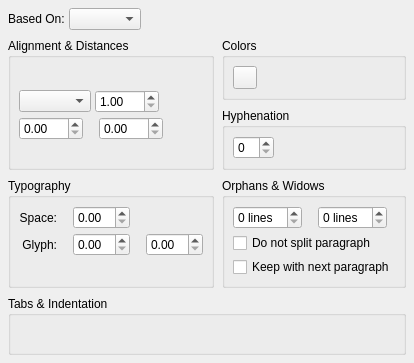
     <widget class="QWidget" name="tab">
      <attribute name="title">
       <string>Properties</string>
      </attribute>
      <layout class="QVBoxLayout" name="verticalLayout_8" stretch="0,0,0,1">
       <property name="spacing">
        <number>8</number>
       </property>
       <property name="leftMargin">
        <number>8</number>
       </property>
       <property name="topMargin">
        <number>8</number>
       </property>
       <property name="rightMargin">
        <number>8</number>
       </property>
       <property name="bottomMargin">
        <number>8</number>
       </property>
       <item>
        <layout class="QHBoxLayout">
         <property name="spacing">
          <number>4</number>
         </property>
         <item>
          <widget class="QLabel" name="parentLabel">
           <property name="text">
            <string>Based On:</string>
           </property>
           <property name="wordWrap">
            <bool>false</bool>
           </property>
          </widget>
         </item>
         <item>
          <widget class="QComboBox" name="parentCombo">
           <property name="toolTip">
            <string>Parent Style</string>
           </property>
           <property name="sizeAdjustPolicy">
            <enum>QComboBox::SizeAdjustPolicy::AdjustToContents</enum>
           </property>
          </widget>
         </item>
         <item>
          <spacer name="horizontalSpacer_10">
           <property name="orientation">
            <enum>Qt::Orientation::Horizontal</enum>
           </property>
           <property name="sizeHint" stdset="0">
            <size>
             <width>0</width>
             <height>20</height>
            </size>
           </property>
          </spacer>
         </item>
        </layout>
       </item>
       <item>
        <layout class="QGridLayout" name="gridLayout">
         <item row="0" column="1">
          <widget class="QGroupBox" name="smColorGroup">
           <property name="title">
            <string>Colors</string>
           </property>
           <layout class="QVBoxLayout" name="verticalLayout_4">
            <property name="spacing">
             <number>4</number>
            </property>
            <property name="leftMargin">
             <number>8</number>
            </property>
            <property name="topMargin">
             <number>8</number>
            </property>
            <property name="rightMargin">
             <number>8</number>
            </property>
            <property name="bottomMargin">
             <number>8</number>
            </property>
            <item>
             <layout class="QHBoxLayout" name="smColorGroupLayout">
              <property name="spacing">
               <number>16</number>
              </property>
              <item>
               <widget class="SMColorButton" name="backgroundColor">
                <property name="text">
                 <string/>
                </property>
               </widget>
              </item>
              <item>
               <spacer name="horizontalSpacer_12">
                <property name="orientation">
                 <enum>Qt::Orientation::Horizontal</enum>
                </property>
                <property name="sizeHint" stdset="0">
                 <size>
                  <width>0</width>
                  <height>20</height>
                 </size>
                </property>
               </spacer>
              </item>
             </layout>
            </item>
            <item>
             <spacer name="verticalSpacer_6">
              <property name="orientation">
               <enum>Qt::Orientation::Vertical</enum>
              </property>
              <property name="sizeHint" stdset="0">
               <size>
                <width>20</width>
                <height>0</height>
               </size>
              </property>
             </spacer>
            </item>
           </layout>
          </widget>
         </item>
         <item row="1" column="1">
          <widget class="QGroupBox" name="groupBox">
           <property name="title">
            <string>Hyphenation</string>
           </property>
           <layout class="QVBoxLayout" name="verticalLayout_7">
            <property name="spacing">
             <number>4</number>
            </property>
            <property name="leftMargin">
             <number>8</number>
            </property>
            <property name="topMargin">
             <number>8</number>
            </property>
            <property name="rightMargin">
             <number>8</number>
            </property>
            <property name="bottomMargin">
             <number>8</number>
            </property>
            <item>
             <layout class="QHBoxLayout" name="horizontalLayout_3" stretch="0,1">
              <item>
               <widget class="FormWidget" name="consecutiveHyphenLabel">
                <property name="sizePolicy">
                 <sizepolicy hsizetype="Preferred" vsizetype="Minimum">
                  <horstretch>0</horstretch>
                  <verstretch>0</verstretch>
                 </sizepolicy>
                </property>
                <property name="label" stdset="0">
                 <string/>
                </property>
                <layout class="QHBoxLayout" name="horizontalLayout_10">
                 <property name="leftMargin">
                  <number>0</number>
                 </property>
                 <property name="topMargin">
                  <number>0</number>
                 </property>
                 <property name="rightMargin">
                  <number>0</number>
                 </property>
                 <property name="bottomMargin">
                  <number>0</number>
                 </property>
                 <item>
                  <widget class="SMSpinBox" name="maxConsecutiveCountSpinBox">
                   <property name="toolTip">
                    <string>Maximum number of Hyphenations following each other.
A value of 0 means unlimited hyphenations.</string>
                   </property>
                  </widget>
                 </item>
                </layout>
               </widget>
              </item>
              <item>
               <spacer name="horizontalSpacer_5">
                <property name="orientation">
                 <enum>Qt::Orientation::Horizontal</enum>
                </property>
                <property name="sizeHint" stdset="0">
                 <size>
                  <width>0</width>
                  <height>20</height>
                 </size>
                </property>
               </spacer>
              </item>
             </layout>
            </item>
            <item>
             <spacer name="verticalSpacer_7">
              <property name="orientation">
               <enum>Qt::Orientation::Vertical</enum>
              </property>
              <property name="sizeHint" stdset="0">
               <size>
                <width>20</width>
                <height>0</height>
               </size>
              </property>
             </spacer>
            </item>
           </layout>
          </widget>
         </item>
         <item row="2" column="0">
          <widget class="QGroupBox" name="advSettingsGroupBox">
           <property name="enabled">
            <bool>true</bool>
           </property>
           <property name="minimumSize">
            <size>
             <width>0</width>
             <height>0</height>
            </size>
           </property>
           <property name="title">
            <string>Typography</string>
           </property>
           <layout class="QGridLayout" name="gridLayout_4">
            <property name="leftMargin">
             <number>8</number>
            </property>
            <property name="topMargin">
             <number>8</number>
            </property>
            <property name="rightMargin">
             <number>8</number>
            </property>
            <property name="bottomMargin">
             <number>8</number>
            </property>
            <property name="horizontalSpacing">
             <number>16</number>
            </property>
            <property name="verticalSpacing">
             <number>4</number>
            </property>
            <item row="0" column="1">
             <widget class="FormWidget" name="minSpaceLabel">
              <property name="sizePolicy">
               <sizepolicy hsizetype="Preferred" vsizetype="Minimum">
                <horstretch>0</horstretch>
                <verstretch>0</verstretch>
               </sizepolicy>
              </property>
              <property name="label" stdset="0">
               <string>Minimum</string>
              </property>
              <layout class="QHBoxLayout" name="horizontalLayout_8">
               <property name="leftMargin">
                <number>0</number>
               </property>
               <property name="topMargin">
                <number>0</number>
               </property>
               <property name="rightMargin">
                <number>0</number>
               </property>
               <property name="bottomMargin">
                <number>0</number>
               </property>
               <item>
                <widget class="SMScrSpinBox" name="minSpaceSpin">
                 <property name="minimumSize">
                  <size>
                   <width>0</width>
                   <height>0</height>
                  </size>
                 </property>
                 <property name="baseSize">
                  <size>
                   <width>0</width>
                   <height>0</height>
                  </size>
                 </property>
                 <property name="toolTip">
                  <string>Minimal width of spaces between words</string>
                 </property>
                </widget>
               </item>
              </layout>
             </widget>
            </item>
            <item row="1" column="2">
             <widget class="FormWidget" name="maxGlyphExtLabel">
              <property name="sizePolicy">
               <sizepolicy hsizetype="Preferred" vsizetype="Minimum">
                <horstretch>0</horstretch>
                <verstretch>0</verstretch>
               </sizepolicy>
              </property>
              <property name="label" stdset="0">
               <string>Maximum</string>
              </property>
              <layout class="QHBoxLayout" name="horizontalLayout_16">
               <property name="leftMargin">
                <number>0</number>
               </property>
               <property name="topMargin">
                <number>0</number>
               </property>
               <property name="rightMargin">
                <number>0</number>
               </property>
               <property name="bottomMargin">
                <number>0</number>
               </property>
               <item>
                <widget class="SMScrSpinBox" name="maxGlyphExtSpin">
                 <property name="minimumSize">
                  <size>
                   <width>0</width>
                   <height>0</height>
                  </size>
                 </property>
                 <property name="toolTip">
                  <string>Maximal extension of glyphs for justification</string>
                 </property>
                </widget>
               </item>
              </layout>
             </widget>
            </item>
            <item row="2" column="1">
             <spacer name="verticalSpacer_5">
              <property name="orientation">
               <enum>Qt::Orientation::Vertical</enum>
              </property>
              <property name="sizeHint" stdset="0">
               <size>
                <width>0</width>
                <height>0</height>
               </size>
              </property>
             </spacer>
            </item>
            <item row="0" column="0">
             <widget class="FormWidget" name="formWidget_3">
              <property name="sizePolicy">
               <sizepolicy hsizetype="Preferred" vsizetype="Minimum">
                <horstretch>0</horstretch>
                <verstretch>0</verstretch>
               </sizepolicy>
              </property>
              <property name="label" stdset="0">
               <string/>
              </property>
              <property name="preserveLabelSpace">
               <bool>true</bool>
              </property>
              <layout class="QHBoxLayout" name="horizontalLayout">
               <property name="leftMargin">
                <number>0</number>
               </property>
               <property name="topMargin">
                <number>0</number>
               </property>
               <property name="rightMargin">
                <number>0</number>
               </property>
               <property name="bottomMargin">
                <number>0</number>
               </property>
               <item>
                <widget class="QLabel" name="label">
                 <property name="text">
                  <string>Space:</string>
                 </property>
                 <property name="alignment">
                  <set>Qt::AlignmentFlag::AlignRight|Qt::AlignmentFlag::AlignTrailing|Qt::AlignmentFlag::AlignVCenter</set>
                 </property>
                </widget>
               </item>
              </layout>
             </widget>
            </item>
            <item row="1" column="1">
             <widget class="FormWidget" name="minGlyphExtLabel">
              <property name="sizePolicy">
               <sizepolicy hsizetype="Preferred" vsizetype="Minimum">
                <horstretch>0</horstretch>
                <verstretch>0</verstretch>
               </sizepolicy>
              </property>
              <property name="label" stdset="0">
               <string>Minimum</string>
              </property>
              <layout class="QHBoxLayout" name="horizontalLayout_14">
               <property name="leftMargin">
                <number>0</number>
               </property>
               <property name="topMargin">
                <number>0</number>
               </property>
               <property name="rightMargin">
                <number>0</number>
               </property>
               <property name="bottomMargin">
                <number>0</number>
               </property>
               <item>
                <widget class="SMScrSpinBox" name="minGlyphExtSpin">
                 <property name="minimumSize">
                  <size>
                   <width>0</width>
                   <height>0</height>
                  </size>
                 </property>
                 <property name="toolTip">
                  <string>Minimal shrinkage of glyphs for justification</string>
                 </property>
                </widget>
               </item>
              </layout>
             </widget>
            </item>
            <item row="1" column="0">
             <widget class="FormWidget" name="formWidget_4">
              <property name="sizePolicy">
               <sizepolicy hsizetype="Preferred" vsizetype="Minimum">
                <horstretch>0</horstretch>
                <verstretch>0</verstretch>
               </sizepolicy>
              </property>
              <property name="label" stdset="0">
               <string/>
              </property>
              <property name="preserveLabelSpace">
               <bool>true</bool>
              </property>
              <layout class="QHBoxLayout" name="horizontalLayout_2">
               <property name="leftMargin">
                <number>0</number>
               </property>
               <property name="topMargin">
                <number>0</number>
               </property>
               <property name="rightMargin">
                <number>0</number>
               </property>
               <property name="bottomMargin">
                <number>0</number>
               </property>
               <item>
                <widget class="QLabel" name="label_2">
                 <property name="text">
                  <string>Glyph:</string>
                 </property>
                 <property name="alignment">
                  <set>Qt::AlignmentFlag::AlignRight|Qt::AlignmentFlag::AlignTrailing|Qt::AlignmentFlag::AlignVCenter</set>
                 </property>
                </widget>
               </item>
              </layout>
             </widget>
            </item>
            <item row="1" column="3">
             <spacer name="horizontalSpacer">
              <property name="orientation">
               <enum>Qt::Orientation::Horizontal</enum>
              </property>
              <property name="sizeHint" stdset="0">
               <size>
                <width>0</width>
                <height>20</height>
               </size>
              </property>
             </spacer>
            </item>
           </layout>
          </widget>
         </item>
         <item row="0" column="0" rowspan="2">
          <widget class="QGroupBox" name="distancesBox">
           <property name="title">
            <string>Alignment &amp;&amp; Distances</string>
           </property>
           <layout class="QVBoxLayout" name="verticalLayout_2">
            <property name="spacing">
             <number>4</number>
            </property>
            <property name="leftMargin">
             <number>8</number>
            </property>
            <property name="topMargin">
             <number>8</number>
            </property>
            <property name="rightMargin">
             <number>8</number>
            </property>
            <property name="bottomMargin">
             <number>8</number>
            </property>
            <item>
             <layout class="QHBoxLayout" name="horizontalLayout_6" stretch="0,0,0,1">
              <property name="spacing">
               <number>16</number>
              </property>
              <item>
               <widget class="SMAlignSelect" name="alignment" native="true">
                <property name="sizePolicy">
                 <sizepolicy hsizetype="Minimum" vsizetype="Minimum">
                  <horstretch>0</horstretch>
                  <verstretch>0</verstretch>
                 </sizepolicy>
                </property>
                <property name="minimumSize">
                 <size>
                  <width>20</width>
                  <height>0</height>
                 </size>
                </property>
               </widget>
              </item>
              <item>
               <widget class="SMDirectionSelect" name="direction" native="true">
                <property name="minimumSize">
                 <size>
                  <width>20</width>
                  <height>0</height>
                 </size>
                </property>
               </widget>
              </item>
              <item>
               <widget class="SMOpticalMarginsWidget" name="optMarginWidget" native="true">
                <property name="minimumSize">
                 <size>
                  <width>20</width>
                  <height>0</height>
                 </size>
                </property>
               </widget>
              </item>
              <item>
               <spacer name="horizontalSpacer_4">
                <property name="orientation">
                 <enum>Qt::Orientation::Horizontal</enum>
                </property>
                <property name="sizeHint" stdset="0">
                 <size>
                  <width>0</width>
                  <height>20</height>
                 </size>
                </property>
               </spacer>
              </item>
             </layout>
            </item>
            <item>
             <layout class="QHBoxLayout" name="horizontalLayout_9" stretch="0,1">
              <property name="spacing">
               <number>16</number>
              </property>
              <item>
               <widget class="FormWidget" name="lineSpacingLabel">
                <property name="sizePolicy">
                 <sizepolicy hsizetype="Preferred" vsizetype="Minimum">
                  <horstretch>0</horstretch>
                  <verstretch>0</verstretch>
                 </sizepolicy>
                </property>
                <property name="label" stdset="0">
                 <string/>
                </property>
                <layout class="QHBoxLayout" name="horizontalLayout_4">
                 <property name="spacing">
                  <number>4</number>
                 </property>
                 <property name="leftMargin">
                  <number>0</number>
                 </property>
                 <property name="topMargin">
                  <number>0</number>
                 </property>
                 <property name="rightMargin">
                  <number>0</number>
                 </property>
                 <property name="bottomMargin">
                  <number>0</number>
                 </property>
                 <item>
                  <widget class="SMScComboBox" name="lineSpacingMode">
                   <property name="sizePolicy">
                    <sizepolicy hsizetype="MinimumExpanding" vsizetype="Fixed">
                     <horstretch>0</horstretch>
                     <verstretch>0</verstretch>
                    </sizepolicy>
                   </property>
                   <property name="toolTip">
                    <string>Line Spacing Mode</string>
                   </property>
                  </widget>
                 </item>
                 <item>
                  <widget class="SMScrSpinBox" name="lineSpacing">
                   <property name="toolTip">
                    <string>Line Spacing</string>
                   </property>
                   <property name="minimum">
                    <double>1.000000000000000</double>
                   </property>
                   <property name="maximum">
                    <double>300.000000000000000</double>
                   </property>
                  </widget>
                 </item>
                </layout>
               </widget>
              </item>
              <item>
               <spacer name="horizontalSpacer_8">
                <property name="orientation">
                 <enum>Qt::Orientation::Horizontal</enum>
                </property>
                <property name="sizeHint" stdset="0">
                 <size>
                  <width>0</width>
                  <height>20</height>
                 </size>
                </property>
               </spacer>
              </item>
             </layout>
            </item>
            <item>
             <layout class="QHBoxLayout" name="horizontalLayout_5">
              <property name="spacing">
               <number>16</number>
              </property>
              <item>
               <widget class="FormWidget" name="spaceAboveLabel">
                <property name="sizePolicy">
                 <sizepolicy hsizetype="Preferred" vsizetype="Minimum">
                  <horstretch>0</horstretch>
                  <verstretch>0</verstretch>
                 </sizepolicy>
                </property>
                <property name="label" stdset="0">
                 <string/>
                </property>
                <layout class="QHBoxLayout" name="horizontalLayout_18">
                 <property name="leftMargin">
                  <number>0</number>
                 </property>
                 <property name="topMargin">
                  <number>0</number>
                 </property>
                 <property name="rightMargin">
                  <number>0</number>
                 </property>
                 <property name="bottomMargin">
                  <number>0</number>
                 </property>
                 <item>
                  <widget class="SMScrSpinBox" name="spaceAbove">
                   <property name="toolTip">
                    <string>Space Above</string>
                   </property>
                   <property name="maximum">
                    <double>300.000000000000000</double>
                   </property>
                  </widget>
                 </item>
                </layout>
               </widget>
              </item>
              <item>
               <widget class="FormWidget" name="spaceBelowLabel">
                <property name="sizePolicy">
                 <sizepolicy hsizetype="Preferred" vsizetype="Minimum">
                  <horstretch>0</horstretch>
                  <verstretch>0</verstretch>
                 </sizepolicy>
                </property>
                <property name="label" stdset="0">
                 <string/>
                </property>
                <layout class="QHBoxLayout" name="horizontalLayout_19">
                 <property name="leftMargin">
                  <number>0</number>
                 </property>
                 <property name="topMargin">
                  <number>0</number>
                 </property>
                 <property name="rightMargin">
                  <number>0</number>
                 </property>
                 <property name="bottomMargin">
                  <number>0</number>
                 </property>
                 <item>
                  <widget class="SMScrSpinBox" name="spaceBelow">
                   <property name="toolTip">
                    <string>Space Below</string>
                   </property>
                   <property name="maximum">
                    <double>300.000000000000000</double>
                   </property>
                  </widget>
                 </item>
                </layout>
               </widget>
              </item>
              <item>
               <spacer name="horizontalSpacer_11">
                <property name="orientation">
                 <enum>Qt::Orientation::Horizontal</enum>
                </property>
                <property name="sizeHint" stdset="0">
                 <size>
                  <width>0</width>
                  <height>20</height>
                 </size>
                </property>
               </spacer>
              </item>
             </layout>
            </item>
            <item>
             <spacer name="verticalSpacer_3">
              <property name="orientation">
               <enum>Qt::Orientation::Vertical</enum>
              </property>
              <property name="sizeHint" stdset="0">
               <size>
                <width>0</width>
                <height>0</height>
               </size>
              </property>
             </spacer>
            </item>
           </layout>
          </widget>
         </item>
         <item row="2" column="1">
          <widget class="QGroupBox" name="textFlowBox">
           <property name="title">
            <string>Orphans &amp;&amp; Widows</string>
           </property>
           <layout class="QVBoxLayout" name="verticalLayout_3">
            <property name="spacing">
             <number>4</number>
            </property>
            <property name="leftMargin">
             <number>8</number>
            </property>
            <property name="topMargin">
             <number>8</number>
            </property>
            <property name="rightMargin">
             <number>8</number>
            </property>
            <property name="bottomMargin">
             <number>8</number>
            </property>
            <item>
             <layout class="QHBoxLayout" name="horizontalLayout_11">
              <property name="spacing">
               <number>16</number>
              </property>
              <item>
               <widget class="FormWidget" name="keepLabelStart">
                <property name="sizePolicy">
                 <sizepolicy hsizetype="Preferred" vsizetype="Minimum">
                  <horstretch>0</horstretch>
                  <verstretch>0</verstretch>
                 </sizepolicy>
                </property>
                <property name="label" stdset="0">
                 <string/>
                </property>
                <layout class="QHBoxLayout" name="horizontalLayout_13">
                 <property name="leftMargin">
                  <number>0</number>
                 </property>
                 <property name="topMargin">
                  <number>0</number>
                 </property>
                 <property name="rightMargin">
                  <number>0</number>
                 </property>
                 <property name="bottomMargin">
                  <number>0</number>
                 </property>
                 <item>
                  <widget class="SMSpinBox" name="keepLinesStart">
                   <property name="toolTip">
                    <string>Ensure that first lines of a paragraph won't end up separated from the rest (known as widow/orphan control)</string>
                   </property>
                   <property name="suffix">
                    <string> lines</string>
                   </property>
                   <property name="maximum">
                    <number>10</number>
                   </property>
                  </widget>
                 </item>
                </layout>
               </widget>
              </item>
              <item>
               <widget class="FormWidget" name="keepLabelEnd">
                <property name="sizePolicy">
                 <sizepolicy hsizetype="Preferred" vsizetype="Minimum">
                  <horstretch>0</horstretch>
                  <verstretch>0</verstretch>
                 </sizepolicy>
                </property>
                <property name="label" stdset="0">
                 <string/>
                </property>
                <layout class="QHBoxLayout" name="horizontalLayout_17">
                 <property name="leftMargin">
                  <number>0</number>
                 </property>
                 <property name="topMargin">
                  <number>0</number>
                 </property>
                 <property name="rightMargin">
                  <number>0</number>
                 </property>
                 <property name="bottomMargin">
                  <number>0</number>
                 </property>
                 <item>
                  <widget class="SMSpinBox" name="keepLinesEnd">
                   <property name="toolTip">
                    <string>Ensure that last lines of a paragraph won't end up separated from the rest (known as widow/orphan control)</string>
                   </property>
                   <property name="suffix">
                    <string> lines</string>
                   </property>
                   <property name="maximum">
                    <number>10</number>
                   </property>
                  </widget>
                 </item>
                </layout>
               </widget>
              </item>
              <item>
               <spacer name="horizontalSpacer_6">
                <property name="orientation">
                 <enum>Qt::Orientation::Horizontal</enum>
                </property>
                <property name="sizeHint" stdset="0">
                 <size>
                  <width>0</width>
                  <height>20</height>
                 </size>
                </property>
               </spacer>
              </item>
             </layout>
            </item>
            <item>
             <widget class="SMCheckBox" name="keepTogether">
              <property name="toolTip">
               <string>If checked, ensures that the paragraph won't be split across multiple pages or columns</string>
              </property>
              <property name="text">
               <string>Do not split paragraph</string>
              </property>
             </widget>
            </item>
            <item>
             <widget class="SMCheckBox" name="keepWithNext">
              <property name="toolTip">
               <string>If checked, automatically moves the paragraph to the next column or page if the next paragraph isn't on the same page or column</string>
              </property>
              <property name="text">
               <string>Keep with next paragraph</string>
              </property>
             </widget>
            </item>
            <item>
             <spacer name="verticalSpacer_4">
              <property name="orientation">
               <enum>Qt::Orientation::Vertical</enum>
              </property>
              <property name="sizeHint" stdset="0">
               <size>
                <width>20</width>
                <height>0</height>
               </size>
              </property>
             </spacer>
            </item>
           </layout>
          </widget>
         </item>
        </layout>
       </item>
       <item>
        <widget class="QGroupBox" name="tabsBox">
         <property name="title">
          <string>Tabs &amp;&amp; Indentation</string>
         </property>
         <layout class="QVBoxLayout">
          <property name="spacing">
           <number>4</number>
          </property>
          <property name="leftMargin">
           <number>8</number>
          </property>
          <property name="topMargin">
           <number>8</number>
          </property>
          <property name="rightMargin">
           <number>8</number>
          </property>
          <property name="bottomMargin">
           <number>8</number>
          </property>
          <item>
           <layout class="QHBoxLayout" name="tabsBoxLayout">
            <property name="spacing">
             <number>4</number>
            </property>
            <item>
             <widget class="SMTabruler" name="tabList" native="true">
              <property name="sizePolicy">
               <sizepolicy hsizetype="MinimumExpanding" vsizetype="Preferred">
                <horstretch>0</horstretch>
                <verstretch>0</verstretch>
               </sizepolicy>
              </property>
              <property name="minimumSize">
               <size>
                <width>0</width>
                <height>20</height>
               </size>
              </property>
             </widget>
            </item>
           </layout>
          </item>
         </layout>
        </widget>
       </item>
       <item>
        <spacer name="verticalSpacer">
         <property name="orientation">
          <enum>Qt::Orientation::Vertical</enum>
         </property>
         <property name="sizeHint" stdset="0">
          <size>
           <width>20</width>
           <height>0</height>
          </size>
         </property>
        </spacer>
       </item>
      </layout>
     </widget>
